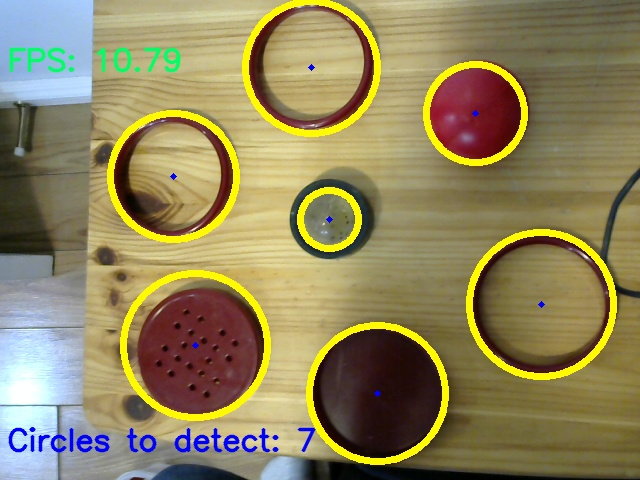
#> input picture image1.jpg, 640 x 480 px, given in place of the camera
$ python main.py
#> lines starting #> are read from the running program, lines starting #| are printed output that depends on the picture; after the words box and inside, x2 and y2 are one past the last pixel; in counts of white or black regions, pixels touching at a corner belong together
import cv2 as cv
import numpy as np

videoCapture = cv.VideoCapture(0)


frame_rate_calc = 1
freq = cv.getTickFrequency()
list1 = []

N = int(input("number of circles: ")) # max amount of circles present on the screen
#> the answer given: 3

while True:
    t1 = cv.getTickCount()

    ret, frame = videoCapture.read()
#> frame is the input picture: shape (480, 640, 3); mean B, G, R 92.4, 133.1, 144.2
    if not ret: break

    grayframe = cv.cvtColor(frame, cv.COLOR_BGR2GRAY) # convert the frame into grayscale
    blurframe = cv.GaussianBlur(grayframe, (17, 17), 0) # blur the grayscale image
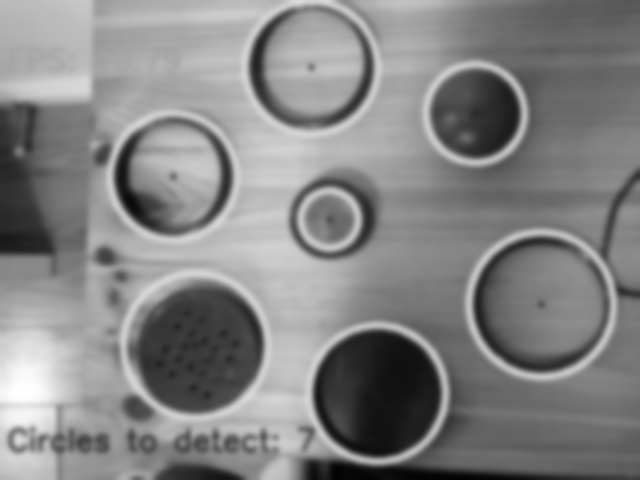
#> blurframe: shape (480, 640); min 2, max 255, mean 131.8

    circles = cv.HoughCircles(blurframe, cv.HOUGH_GRADIENT, 1.2, 100,
                              param1=100, param2=40, minRadius=10, maxRadius=500) # different paremeters to set the base expectations of each circle
#> circles = [[541.8, 304.2, 67.96], [173.4, 175.8, 59.56], [311.4, 66.6, 61.72], [474.6, 113.4, 53.2], [329.4, 219, 32.56], [378.6, 393, 70.84], [195, 347.4, 69.4]]

    if circles is not None:
        sift = cv.SIFT_create()
        circles = np.uint16(np.around(circles))
#> circles = [[542, 304, 68], [173, 176, 60], [311, 67, 62], [475, 113, 53], [329, 219, 33], [379, 393, 71], [195, 347, 69]]

        for i in range(len(circles[0])):
            circle = circles[0, i]
            x, y, r = circle

            # Define the region of interest (ROI) around the circle
            roi = frame[y-r:y+r, x-r:x+r]

            # Check if ROI is valid
            if roi.shape[0] > 0 and roi.shape[1] > 0:
                # Detect keypoints and compute descriptors
                keypoints, descriptors = sift.detectAndCompute(roi, None)

                # Get the number of keypoints
                num_keypoints = len(keypoints)

                list1.append(num_keypoints)
                list1.sort() # arrange the keypoints in order of size
                try:
                    for i in range(N):
                        chosen = circles[0, -(i+1)] # whichever circle has the most keypoints we pick
                        cv.circle(frame, (chosen[0], chosen[1]), 1, (255, 0, 0), 3)
                        cv.circle(frame, (chosen[0], chosen[1]), chosen[2], (0, 250, 255), 5)
                except:
                    break
#> this loop made 7 passes
#> (x, y, r, num_keypoints) on passes 1 to 7: (542, 304, 68, 18), (173, 176, 60, 43), (311, 67, 62, 35), (475, 113, 53, 14), (329, 219, 33, 12), (379, 393, 71, 6), (195, 347, 69, 51)
#> pass 1, `roi = frame[y-r:y+r, x-r:x+r]`:
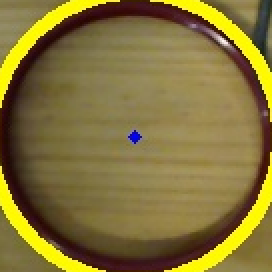
#> roi: shape (136, 136, 3) (shown 2 times larger); mean B, G, R 56.8, 115.6, 132.3
#> pass 2, `roi = frame[y-r:y+r, x-r:x+r]`:
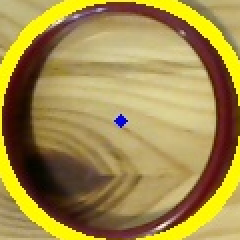
#> roi: shape (120, 120, 3) (shown 2 times larger); mean B, G, R 74.6, 139.9, 162.7
#> pass 3, `roi = frame[y-r:y+r, x-r:x+r]`:
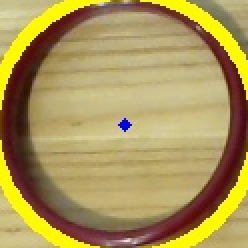
#> roi: shape (124, 124, 3) (shown 2 times larger); mean B, G, R 87.9, 149.8, 171.2
#> after the loop:
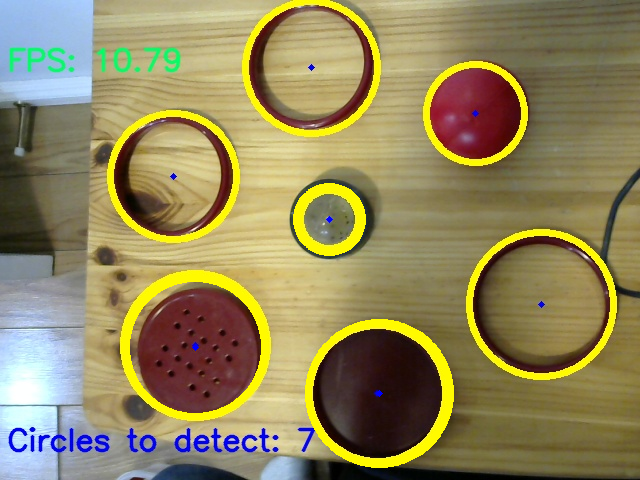
#> frame: shape (480, 640, 3); 2.44% of pixels changed, all inside (x1, y1, x2, y2) = (123, 183, 454, 468)
#> after the loop:
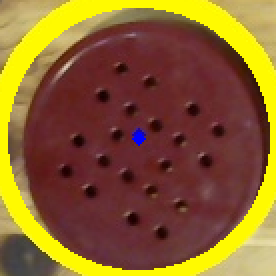
#> roi: shape (138, 138, 3) (shown 2 times larger); mean B, G, R 46.9, 97.9, 138.1
#> after the loop, list1 = [6, 12, 14, 18, 35, 43, 51]


    cv.putText(frame, f"FPS: {frame_rate_calc:.2f}", (7, 70), cv.FONT_HERSHEY_SIMPLEX , 1, (100, 255, 0), 2, cv.LINE_AA)
    cv.putText(frame, f"Circles to detect: {N}", (7, 450), cv.FONT_HERSHEY_SIMPLEX , 1, (255, 0, 0), 2, cv.LINE_AA)
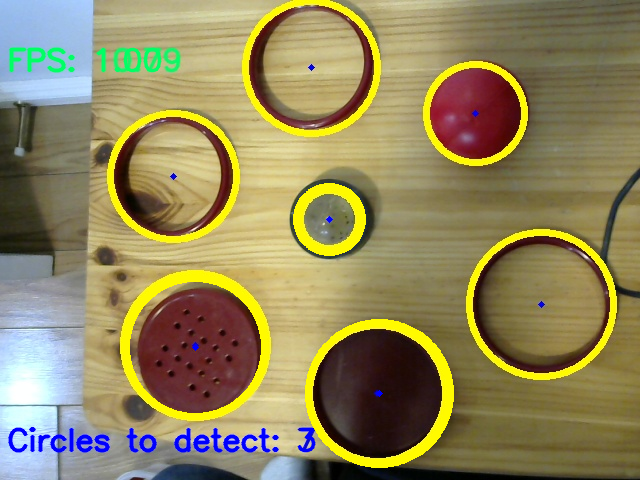
#> frame: shape (480, 640, 3); mean B, G, R 92, 134.9, 145.5
    print(f"FPS: {frame_rate_calc:.2f}")

    t2 = cv.getTickCount()
    time1 = (t2-t1)/freq
#> time1 = 0.269
    frame_rate_calc = 1/time1
#> frame_rate_calc = 3.71

    cv.imshow('circles', frame)


    if cv.waitKey(1) & 0xFF == ord('q'):
#> (key q is pressed here)
        cv.imwrite("image2.jpg", frame)


videoCapture.release()
cv.destroyAllWindows()
